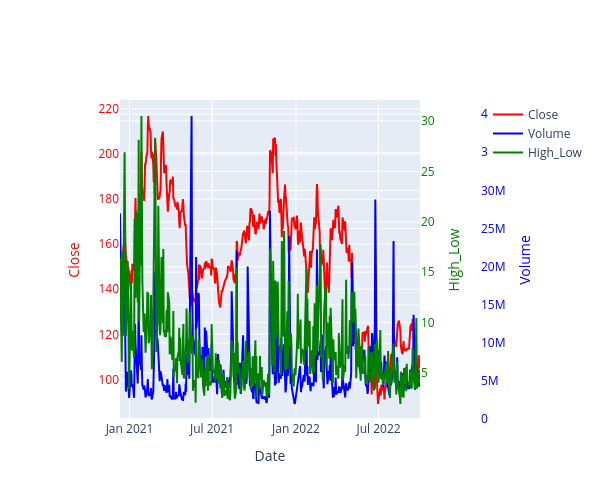

The notebook cell saved with this chart:
### Markdown cell above
# plotly.graph_object로 그리기
# plotly.express로 그리기

### Code cell
# plotly.graph_object
# 3개 축 그리기
import plotly.graph_objects as go

fig = make_subplots()
fig.add_trace(
    go.Scatter(x=df_abnb['Date'], y=df_abnb['Close'], name='Close', mode='lines', yaxis='y', line={'color':'red'})   # 1번째 축
)
fig.add_trace(
    go.Scatter(x=df_abnb['Date'], y=df_abnb['Volume'], name='Volume', mode='lines', yaxis='y2', line={'color':'blue'})   # 2번째 축
)
fig.add_trace(
    go.Scatter(x=df_abnb['Date'], y=df_abnb['High_Low'], name='High_Low', mode='lines', yaxis='y3', line={'color':'green'})   # 3번째 축
)

fig.update_layout(
    yaxis = dict(title = 'Close'),
    yaxis2 = dict(title = 'Volume', position=1, side='right', overlaying='y', anchor='free'),
    yaxis3 = dict(title = 'High_Low', side='right', anchor='x', overlaying='y'),
    xaxis = dict(title = 'Date', domain=[.1, .85]),
    width=600, height=500
)

fig.layout.yaxis.color = 'red'
fig.layout.yaxis2.color = 'blue'
fig.layout.yaxis3.color = 'green'

fig.show()

### Figure 1 — Plotly figure (JSON) as saved in the notebook; plotly's stock layout.template omitted (floating-point values rounded to 4 significant figures; data arrays with more than 128 entries replaced by an {"elided": "..."} marker saying what was removed)
{"data": [{"line": {"color": "red"}, "mode": "lines", "name": "Close", "type": "scatter", "x": {"elided": "454 str values"}, "y": {"elided": "454 float values"}, "yaxis": "y"}, {"line": {"color": "blue"}, "mode": "lines", "name": "Volume", "type": "scatter", "x": {"elided": "454 str values"}, "y": {"elided": "454 int values"}, "yaxis": "y2"}, {"line": {"color": "green"}, "mode": "lines", "name": "High_Low", "type": "scatter", "x": {"elided": "454 str values"}, "y": {"elided": "454 float values"}, "yaxis": "y3"}], "layout": {"height": 500, "width": 600, "xaxis": {"anchor": "y", "domain": [0.1, 0.85], "title": {"text": "Date"}}, "yaxis": {"anchor": "x", "color": "red", "domain": [0, 1], "title": {"text": "Close"}}, "yaxis2": {"anchor": "free", "color": "blue", "overlaying": "y", "position": 1, "side": "right", "title": {"text": "Volume"}}, "yaxis3": {"anchor": "x", "color": "green", "overlaying": "y", "side": "right", "title": {"text": "High_Low"}}}}
